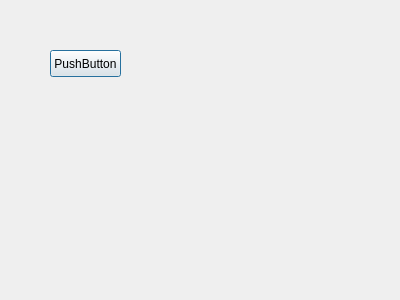
<?xml version="1.0" encoding="UTF-8"?>
<ui version="4.0">
 <class>MyDialog</class>
 <widget class="QDialog" name="MyDialog">
  <property name="geometry">
   <rect>
    <x>0</x>
    <y>0</y>
    <width>400</width>
    <height>300</height>
   </rect>
  </property>
  <property name="windowTitle">
   <string>Dialog</string>
  </property>
  <widget class="QPushButton" name="pushButton">
   <property name="geometry">
    <rect>
     <x>50</x>
     <y>50</y>
     <width>71</width>
     <height>27</height>
    </rect>
   </property>
   <property name="text">
    <string>PushButton</string>
   </property>
  </widget>
 </widget>
 <resources/>
 <connections/>
</ui>
